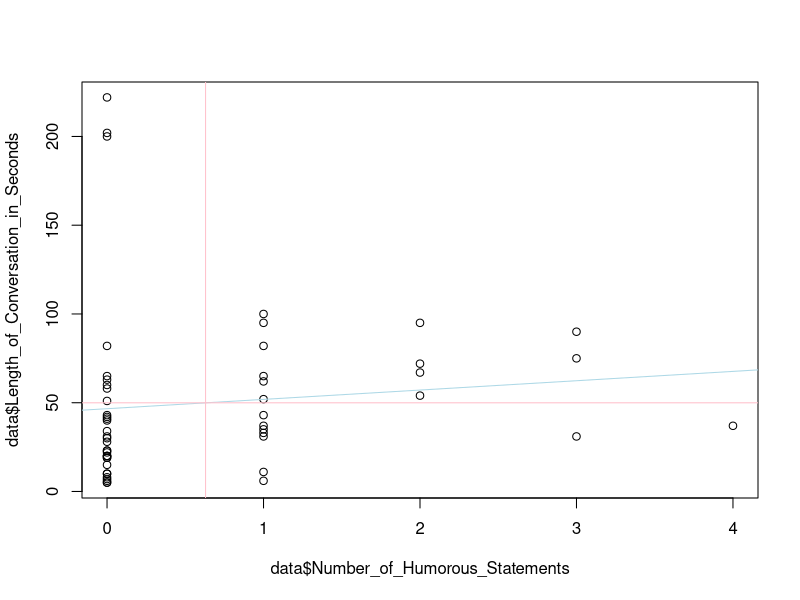
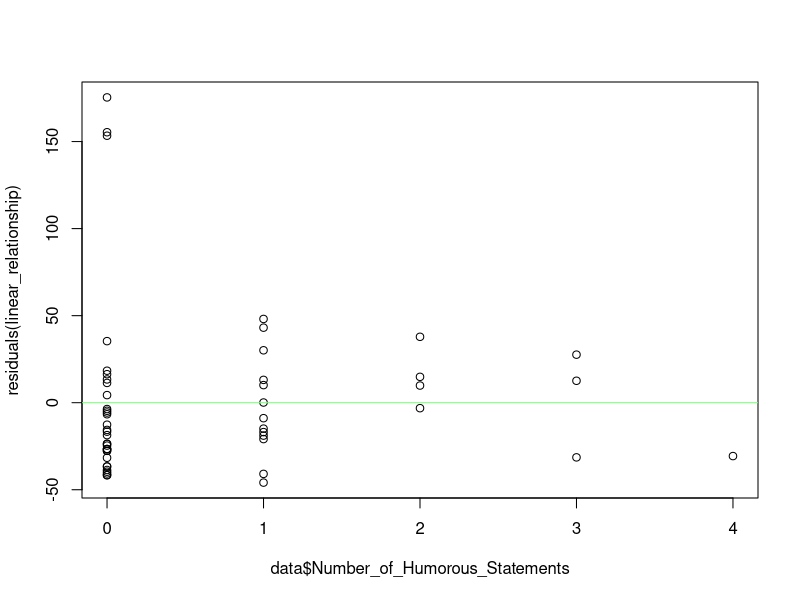

Recreate these plots in R, in order.
## Project:  STA 215, Fall 2023, Final Project
# Located:   Kline TCNJ Google Drive
# File Name: template
# Date:      2023_11_16
# Who:       Zachary D. Kline



## Load packages
# NOTE: Run base.R if these commands return an error!
library(readr)
library(dplyr)
library(tidytext)
library(tidyverse)
library(ggplot2)
library(haven)
library(forcats)
library(psych)

# Load data 
data <- read_delim("raw_data (3).csv")



##################################################################################
############### STEP 1: Table 1    ####################   
##################################################################################
# EXAMINE QUANT_VAR1
table(data$Length_of_Conversation_in_Seconds)
mean(data$Length_of_Conversation_in_Seconds)
sd(data$Length_of_Conversation_in_Seconds)
summary(data$Length_of_Conversation_in_Seconds)

# EXAMINE QUANT_VAR2
table(data$Number_of_Humorous_Statements)
mean(data$Number_of_Humorous_Statements)
sd(data$Number_of_Humorous_Statements)
summary(data$Number_of_Humorous_Statements)

# EXAMINE QUANT_VAR3
table(data$Number_of_Stats_from_Reid)
mean(data$Number_of_Stats_from_Reid)
sd(data$Number_of_Stats_from_Reid)
summary(data$Number_of_Stats_from_Reid)

# EXAMINE QUAL_VAR1
table(data$Relation_to_the_Case)

# EXAMINE QUAL_VAR2
table(data$Audience_Emotion)

# EXAMINE QUAL_VAR3
table(data$Character_Reaction)

##################################################################################
####################  STEP 2: Table  2             ####################   
##################################################################################
table(data$Audience_Emotion,data$Character_Reaction)

##################################################################################
####################   STEP 3: Chi squared test             ####################   
##################################################################################
chisq.test(data$Audience_Emotion,data$Character_Reaction)

##################################################################################
####################  STEP 4: ANOVA                ####################   
##################################################################################
anova <- aov(Number_of_Humorous_Statements ~ Character_Reaction, data = data)
summary(anova)

##################################################################################
####################  STEP 5: Correlation                ####################   
##################################################################################
cor(data$Length_of_Conversation_in_Seconds,data$Number_of_Humorous_Statements)

##################################################################################
####################  STEP 6: Linear Regression                ####################   
##################################################################################
linear_relationship <- lm(Length_of_Conversation_in_Seconds ~ Number_of_Humorous_Statements, data = data)
summary(linear_relationship)

##################################################################################
####################  STEP 7: Figure 1                                ####################   
##################################################################################
plot(data$Number_of_Humorous_Statements,data$Length_of_Conversation_in_Seconds)
abline(linear_relationship, col = "lightblue")
mean(data$Number_of_Humorous_Statements)
mean(data$Length_of_Conversation_in_Seconds)
abline(a=NULL, b=NULL, h=49.94444, v=0.6296296, col = "pink")
##################################################################################
####################  STEP 8: Examine residuals                     ####################   
##################################################################################
plot(data$Number_of_Humorous_Statements,residuals(linear_relationship))
abline(h=0, col = "lightgreen")
